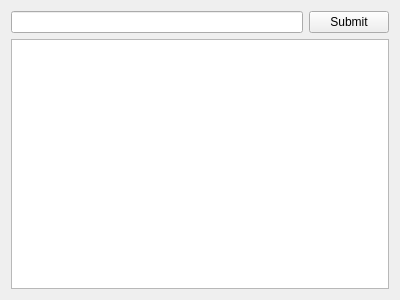
<?xml version="1.0" encoding="UTF-8"?>
<ui version="4.0">
 <class>MainWindow</class>
 <widget class="QMainWindow" name="MainWindow">
  <property name="geometry">
   <rect>
    <x>0</x>
    <y>0</y>
    <width>400</width>
    <height>300</height>
   </rect>
  </property>
  <property name="windowTitle">
   <string>MainWindow</string>
  </property>
  <widget class="QWidget" name="centralWidget">
   <layout class="QVBoxLayout" name="verticalLayout">
    <item>
     <layout class="QHBoxLayout" name="horizontalLayout">
      <item>
       <widget class="QLineEdit" name="lineEdit"/>
      </item>
      <item>
       <widget class="QPushButton" name="pushButton">
        <property name="text">
         <string>Submit</string>
        </property>
       </widget>
      </item>
     </layout>
    </item>
    <item>
     <widget class="QTextEdit" name="textEdit"/>
    </item>
   </layout>
  </widget>
 </widget>
 <layoutdefault spacing="6" margin="11"/>
 <resources/>
 <connections/>
</ui>
